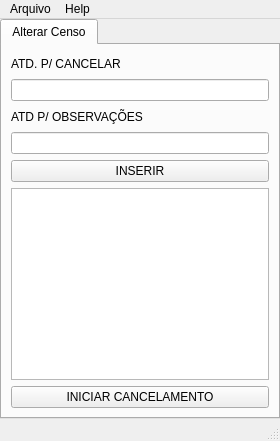
<?xml version="1.0" encoding="UTF-8"?>
<ui version="4.0">
 <author>Alexsander Moura</author>
 <class>automacao_atendimento</class>
 <widget class="QMainWindow" name="automacao_atendimento">
  <property name="windowModality">
   <enum>Qt::NonModal</enum>
  </property>
  <property name="geometry">
   <rect>
    <x>0</x>
    <y>0</y>
    <width>280</width>
    <height>441</height>
   </rect>
  </property>
  <property name="maximumSize">
   <size>
    <width>1000</width>
    <height>500</height>
   </size>
  </property>
  <property name="font">
   <font>
    <family>Microsoft YaHei UI</family>
   </font>
  </property>
  <property name="windowTitle">
   <string>Automação - Atendimento</string>
  </property>
  <property name="iconSize">
   <size>
    <width>24</width>
    <height>24</height>
   </size>
  </property>
  <property name="toolButtonStyle">
   <enum>Qt::ToolButtonIconOnly</enum>
  </property>
  <property name="animated">
   <bool>true</bool>
  </property>
  <widget class="QWidget" name="centralwidget">
   <property name="cursor">
    <cursorShape>ArrowCursor</cursorShape>
   </property>
   <layout class="QVBoxLayout" name="verticalLayout_2">
    <property name="spacing">
     <number>0</number>
    </property>
    <property name="leftMargin">
     <number>0</number>
    </property>
    <property name="topMargin">
     <number>0</number>
    </property>
    <property name="rightMargin">
     <number>0</number>
    </property>
    <property name="bottomMargin">
     <number>0</number>
    </property>
    <item>
     <widget class="QTabWidget" name="tabWidget">
      <property name="currentIndex">
       <number>0</number>
      </property>
      <widget class="QWidget" name="tab_alterarcenso">
       <attribute name="title">
        <string>Alterar Censo</string>
       </attribute>
       <layout class="QVBoxLayout" name="verticalLayout">
        <item>
         <widget class="QLabel" name="atdcancelar">
          <property name="cursor">
           <cursorShape>ArrowCursor</cursorShape>
          </property>
          <property name="focusPolicy">
           <enum>Qt::NoFocus</enum>
          </property>
          <property name="text">
           <string>ATD. P/ CANCELAR</string>
          </property>
         </widget>
        </item>
        <item>
         <widget class="QLineEdit" name="dadoscancelamento">
          <property name="enabled">
           <bool>true</bool>
          </property>
          <property name="focusPolicy">
           <enum>Qt::WheelFocus</enum>
          </property>
          <property name="contextMenuPolicy">
           <enum>Qt::ActionsContextMenu</enum>
          </property>
          <property name="inputMask">
           <string/>
          </property>
          <property name="maxLength">
           <number>32767</number>
          </property>
          <property name="alignment">
           <set>Qt::AlignCenter</set>
          </property>
         </widget>
        </item>
        <item>
         <widget class="QLabel" name="atdobservacao">
          <property name="text">
           <string>ATD P/ OBSERVAÇÕES</string>
          </property>
         </widget>
        </item>
        <item>
         <widget class="QLineEdit" name="dadosobservacao">
          <property name="focusPolicy">
           <enum>Qt::WheelFocus</enum>
          </property>
          <property name="alignment">
           <set>Qt::AlignCenter</set>
          </property>
          <property name="cursorMoveStyle">
           <enum>Qt::VisualMoveStyle</enum>
          </property>
         </widget>
        </item>
        <item>
         <widget class="QPushButton" name="inserirdados">
          <property name="text">
           <string>INSERIR</string>
          </property>
         </widget>
        </item>
        <item>
         <widget class="QListView" name="exibirdados">
          <property name="sizePolicy">
           <sizepolicy hsizetype="Fixed" vsizetype="Fixed">
            <horstretch>0</horstretch>
            <verstretch>0</verstretch>
           </sizepolicy>
          </property>
          <property name="maximumSize">
           <size>
            <width>1000</width>
            <height>500</height>
           </size>
          </property>
          <property name="focusPolicy">
           <enum>Qt::ClickFocus</enum>
          </property>
          <property name="lineWidth">
           <number>1</number>
          </property>
          <property name="editTriggers">
           <set>QAbstractItemView::NoEditTriggers</set>
          </property>
          <property name="tabKeyNavigation">
           <bool>true</bool>
          </property>
          <property name="dragEnabled">
           <bool>false</bool>
          </property>
          <property name="dragDropMode">
           <enum>QAbstractItemView::DragDrop</enum>
          </property>
          <property name="selectionMode">
           <enum>QAbstractItemView::NoSelection</enum>
          </property>
          <property name="iconSize">
           <size>
            <width>2</width>
            <height>2</height>
           </size>
          </property>
          <property name="movement">
           <enum>QListView::Snap</enum>
          </property>
          <property name="flow">
           <enum>QListView::TopToBottom</enum>
          </property>
          <property name="resizeMode">
           <enum>QListView::Fixed</enum>
          </property>
          <property name="layoutMode">
           <enum>QListView::SinglePass</enum>
          </property>
          <property name="spacing">
           <number>50</number>
          </property>
          <property name="gridSize">
           <size>
            <width>150</width>
            <height>15</height>
           </size>
          </property>
          <property name="viewMode">
           <enum>QListView::ListMode</enum>
          </property>
          <property name="modelColumn">
           <number>0</number>
          </property>
         </widget>
        </item>
        <item>
         <widget class="QPushButton" name="alterarcenso">
          <property name="text">
           <string>INICIAR CANCELAMENTO</string>
          </property>
         </widget>
        </item>
       </layout>
      </widget>
     </widget>
    </item>
   </layout>
  </widget>
  <widget class="QMenuBar" name="menubar">
   <property name="geometry">
    <rect>
     <x>0</x>
     <y>0</y>
     <width>280</width>
     <height>21</height>
    </rect>
   </property>
   <property name="maximumSize">
    <size>
     <width>400</width>
     <height>300</height>
    </size>
   </property>
   <property name="cursor">
    <cursorShape>ArrowCursor</cursorShape>
   </property>
   <property name="defaultUp">
    <bool>false</bool>
   </property>
   <property name="nativeMenuBar">
    <bool>true</bool>
   </property>
   <widget class="QMenu" name="menuCENSO">
    <property name="title">
     <string>Arquivo</string>
    </property>
    <addaction name="actionSair"/>
   </widget>
   <widget class="QMenu" name="menuHelp">
    <property name="title">
     <string>Help</string>
    </property>
   </widget>
   <addaction name="menuCENSO"/>
   <addaction name="menuHelp"/>
  </widget>
  <widget class="QStatusBar" name="statusbar"/>
  <action name="actionSair">
   <property name="text">
    <string>Sair</string>
   </property>
  </action>
 </widget>
 <resources/>
 <connections/>
</ui>
